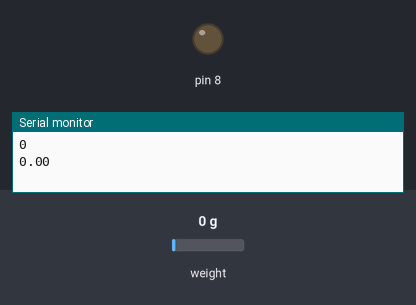
A sketch run on a simulated Arduino Uno, built with avr-gcc and run on an emulated ATmega328P. On the bench: output pins drawn as LEDs (lit = HIGH), the last lines printed to the serial monitor. Inputs (shaded band) come from the test bench; at power-on: weight on the scale 0 g.

Above: at 3.2 s.
3.3 s: weight on the scale set to 360 g
5.8 s: weight on the scale set to 443 g
At 7.5 s:
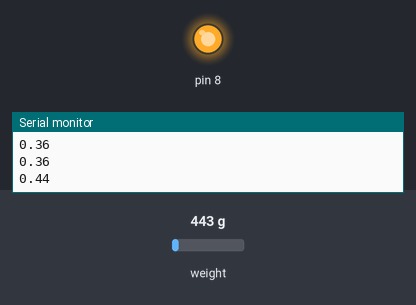
10.2 s: weight on the scale set to 100 g
At 11.2 s:
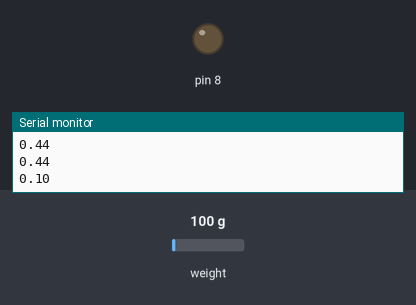
Timing chart, 0 to 13.2 s (numbered marks = the images above; inputs shaded):
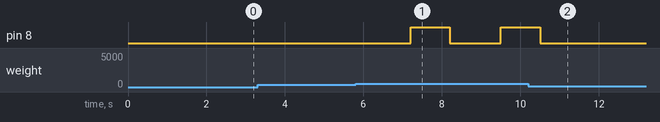

Measured:
- the behaviour switches between 399 and 400 g on weight on the scale (found by bisection; images 0 and 1)
- after the input at 5.8 s, pin 8: LOW → HIGH after 1.4 s, → LOW 1.0 s later, → HIGH 1.3 s later
- after the input at 10.2 s, pin 8: goes on until 10.5 s, then stays LOW

The sketch:

weight.ino
```cpp
float weight;
#include<HX711.h>
#define DT_PIN 4
#define CLK_PIN 3
HX711 scale;
float calibration_factor =107650;
void setup() {
  // put your setup code here, to run once:
Serial.begin(115200);
pinMode(8,OUTPUT);
scale.begin(4,3);
scale.set_scale();
scale.tare();
long zero_factor = scale.read_average();
Serial.println(zero_factor);
digitalWrite(8,LOW);
}
void loop() {
  // put your main code here, to run repeatedly:
scale.set_scale(calibration_factor);
weight = (scale.get_units(3));
Serial.println(weight);
delay(1000);
if (weight>=0.40){
  //Serial.println("done");
  digitalWrite(8,HIGH);
  delay(1000);
  digitalWrite(8,LOW);
  }

}
```
